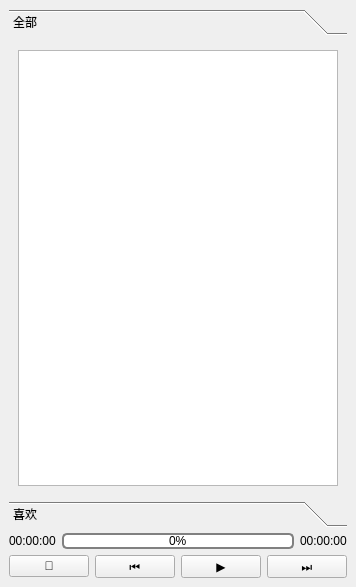
<?xml version="1.0" encoding="UTF-8"?>
<ui version="4.0">
 <class>MusicPlayer</class>
 <widget class="QMainWindow" name="MusicPlayer">
  <property name="geometry">
   <rect>
    <x>0</x>
    <y>0</y>
    <width>340</width>
    <height>587</height>
   </rect>
  </property>
  <property name="windowTitle">
   <string>MusicPlayer</string>
  </property>
  <property name="styleSheet">
   <string notr="true">QProgressBar {
    border: 2px solid grey;
    border-radius: 5px;
    text-align: center;
}
QProgressBar::chunk {
    background-color: #05B8CC;
    width: 10px;
}</string>
  </property>
  <widget class="QWidget" name="centralwidget">
   <layout class="QVBoxLayout" name="verticalLayout_2">
    <item>
     <layout class="QVBoxLayout" name="verticalLayout">
      <item>
       <layout class="QVBoxLayout" name="verticalLayout_3">
        <item>
         <widget class="QToolBox" name="toolBox">
          <property name="currentIndex">
           <number>0</number>
          </property>
          <widget class="QWidget" name="page">
           <property name="geometry">
            <rect>
             <x>0</x>
             <y>0</y>
             <width>318</width>
             <height>451</height>
            </rect>
           </property>
           <attribute name="label">
            <string>全部</string>
           </attribute>
           <layout class="QVBoxLayout" name="verticalLayout_5">
            <item>
             <layout class="QVBoxLayout" name="verticalLayout_4">
              <item>
               <widget class="QListWidget" name="lwAll"/>
              </item>
             </layout>
            </item>
           </layout>
          </widget>
          <widget class="QWidget" name="page_2">
           <property name="geometry">
            <rect>
             <x>0</x>
             <y>0</y>
             <width>318</width>
             <height>451</height>
            </rect>
           </property>
           <attribute name="label">
            <string>喜欢</string>
           </attribute>
           <layout class="QVBoxLayout" name="verticalLayout_7">
            <item>
             <layout class="QVBoxLayout" name="verticalLayout_6">
              <item>
               <widget class="QListWidget" name="lwLike"/>
              </item>
             </layout>
            </item>
           </layout>
          </widget>
         </widget>
        </item>
       </layout>
      </item>
      <item>
       <layout class="QHBoxLayout" name="horizontalLayout_3">
        <item>
         <widget class="QLabel" name="lbStartTIme">
          <property name="text">
           <string>00:00:00</string>
          </property>
         </widget>
        </item>
        <item>
         <widget class="QProgressBar" name="progressBar">
          <property name="minimumSize">
           <size>
            <width>0</width>
            <height>0</height>
           </size>
          </property>
          <property name="maximumSize">
           <size>
            <width>16777215</width>
            <height>16</height>
           </size>
          </property>
          <property name="value">
           <number>0</number>
          </property>
         </widget>
        </item>
        <item>
         <widget class="QLabel" name="lbTotalTIme">
          <property name="text">
           <string>00:00:00</string>
          </property>
         </widget>
        </item>
       </layout>
      </item>
      <item>
       <layout class="QHBoxLayout" name="horizontalLayout_2">
        <item>
         <widget class="QPushButton" name="pbFolder">
          <property name="text">
           <string>📁</string>
          </property>
         </widget>
        </item>
        <item>
         <widget class="QPushButton" name="pbPrev">
          <property name="text">
           <string>⏮️</string>
          </property>
         </widget>
        </item>
        <item>
         <widget class="QPushButton" name="pbPlay">
          <property name="text">
           <string>▶️</string>
          </property>
         </widget>
        </item>
        <item>
         <widget class="QPushButton" name="pbNext">
          <property name="text">
           <string>⏭️</string>
          </property>
         </widget>
        </item>
       </layout>
      </item>
     </layout>
    </item>
   </layout>
  </widget>
 </widget>
 <resources/>
 <connections/>
</ui>
